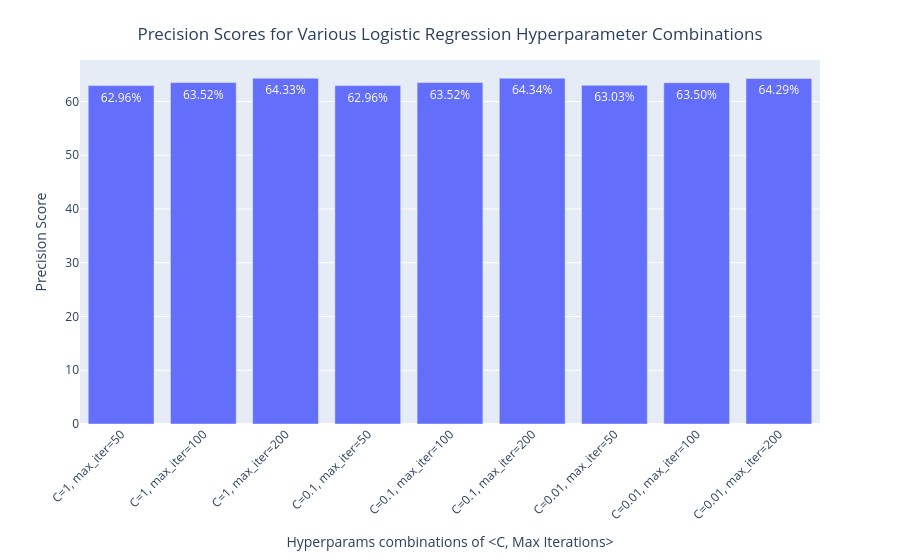

The notebook cell saved with this chart:
### Code cell
# Visualise precision scores

# Prepare the data
rows = []
for key, value in list(best_precision_matrix_logistic_regression.items()):
    C, max_iter = key
    combination_label = f'C={C}, max_iter={max_iter}'
    rows.append({'Combination': combination_label, 'Precision': value})

df = pd.DataFrame(rows)
df.loc[:,'Precision'] = df.Precision*100.0 # need for % visualisation

# Create the bar chart
fig = px.bar(df,
             x='Combination',
             y='Precision',
             text='Precision'
             )

# Customize the layout for better readability
fig.update_layout(
    xaxis_title='Hyperparams combinations of <C, Max Iterations>',
    yaxis_title='Precision Score',
    xaxis_tickangle=-45,
    title={
        'text': 'Precision Scores for Various Logistic Regression Hyperparameter Combinations',
        'y':0.95,
        'x':0.5,
        'xanchor': 'center',
        'yanchor': 'top'
    }
)


# Update the text position
fig.update_traces(texttemplate='%{text:.2f}%',
                  textposition='inside',
                  textfont_color='white')

# Show the figure
fig.show()

### Figure 1 — Plotly figure (JSON) as saved in the notebook; plotly's stock layout.template omitted (floating-point values rounded to 4 significant figures)
{"data": [{"alignmentgroup": "True", "hovertemplate": "Combination=%{x}<br>Precision=%{text}<extra></extra>", "legendgroup": "", "marker": {"color": "#636efa", "pattern": {"shape": ""}}, "name": "", "offsetgroup": "", "orientation": "v", "showlegend": false, "text": [62.96, 63.52, 64.33, 62.96, 63.52, 64.34, 63.03, 63.5, 64.29], "textfont": {"color": "white"}, "textposition": "inside", "texttemplate": "%{text:.2f}%", "type": "bar", "x": ["C=1, max_iter=50", "C=1, max_iter=100", "C=1, max_iter=200", "C=0.1, max_iter=50", "C=0.1, max_iter=100", "C=0.1, max_iter=200", "C=0.01, max_iter=50", "C=0.01, max_iter=100", "C=0.01, max_iter=200"], "xaxis": "x", "y": [62.96, 63.52, 64.33, 62.96, 63.52, 64.34, 63.03, 63.5, 64.29], "yaxis": "y"}], "layout": {"barmode": "relative", "legend": {"tracegroupgap": 0}, "margin": {"t": 60}, "title": {"text": "Precision Scores for Various Logistic Regression Hyperparameter Combinations", "x": 0.5, "xanchor": "center", "y": 0.95, "yanchor": "top"}, "xaxis": {"anchor": "y", "domain": [0, 1], "tickangle": -45, "title": {"text": "Hyperparams combinations of <C, Max Iterations>"}}, "yaxis": {"anchor": "x", "domain": [0, 1], "title": {"text": "Precision Score"}}}}
